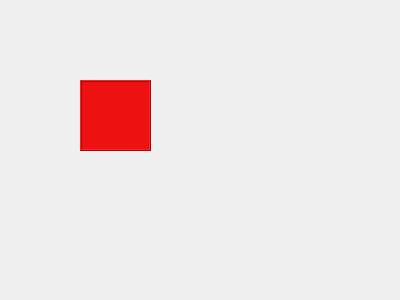
<?xml version="1.0" encoding="UTF-8"?>
<ui version="4.0">
 <class>KeyboardDialog</class>
 <widget class="QDialog" name="KeyboardDialog">
  <property name="geometry">
   <rect>
    <x>0</x>
    <y>0</y>
    <width>400</width>
    <height>300</height>
   </rect>
  </property>
  <property name="windowTitle">
   <string>KeyboardDialog</string>
  </property>
  <widget class="QLabel" name="label">
   <property name="geometry">
    <rect>
     <x>80</x>
     <y>80</y>
     <width>71</width>
     <height>71</height>
    </rect>
   </property>
   <property name="styleSheet">
    <string notr="true">background-color: rgb(238, 17, 17);</string>
   </property>
   <property name="frameShape">
    <enum>QFrame::Box</enum>
   </property>
   <property name="frameShadow">
    <enum>QFrame::Raised</enum>
   </property>
   <property name="text">
    <string/>
   </property>
  </widget>
 </widget>
 <layoutdefault spacing="6" margin="11"/>
 <resources/>
 <connections/>
</ui>
